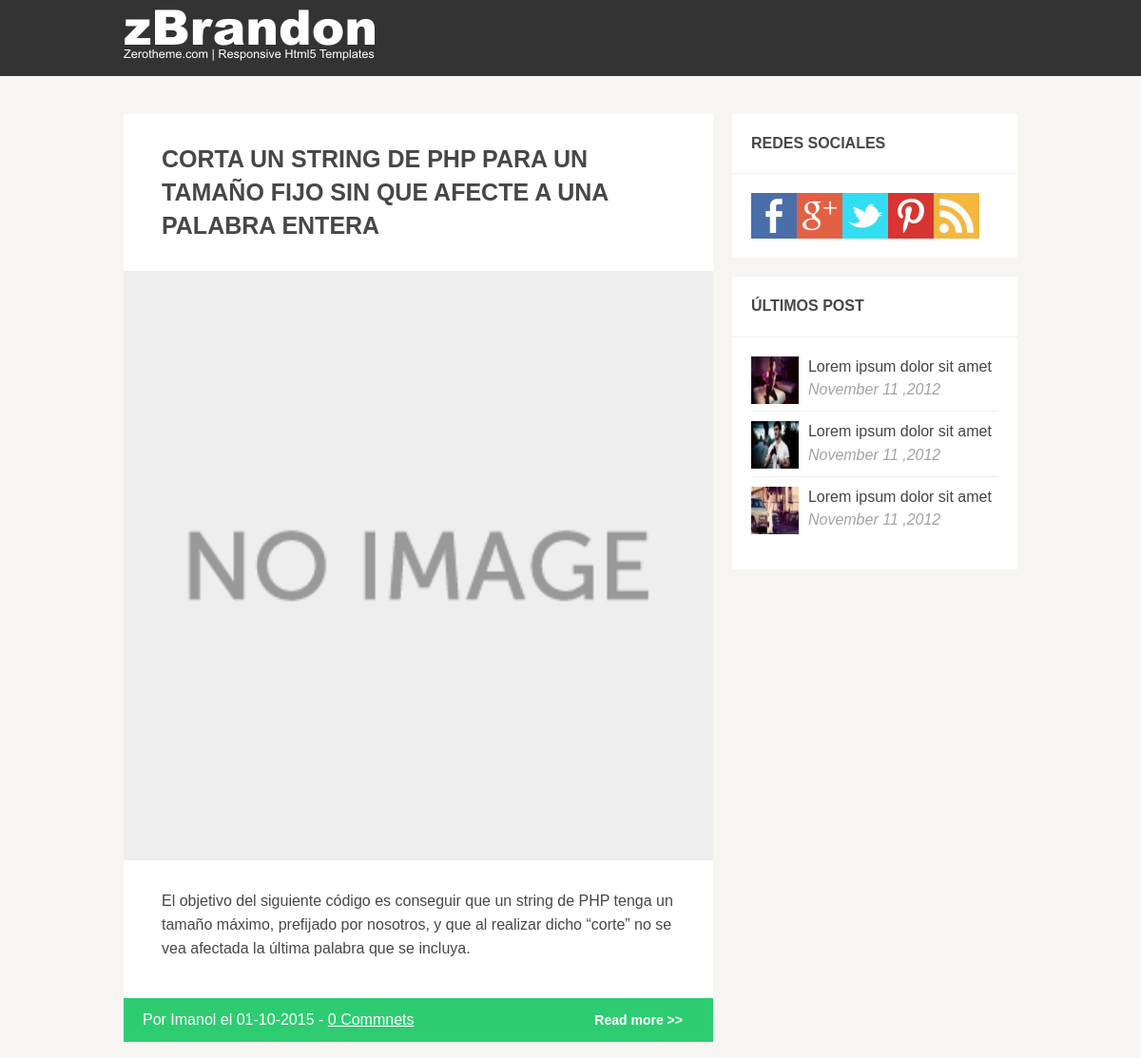
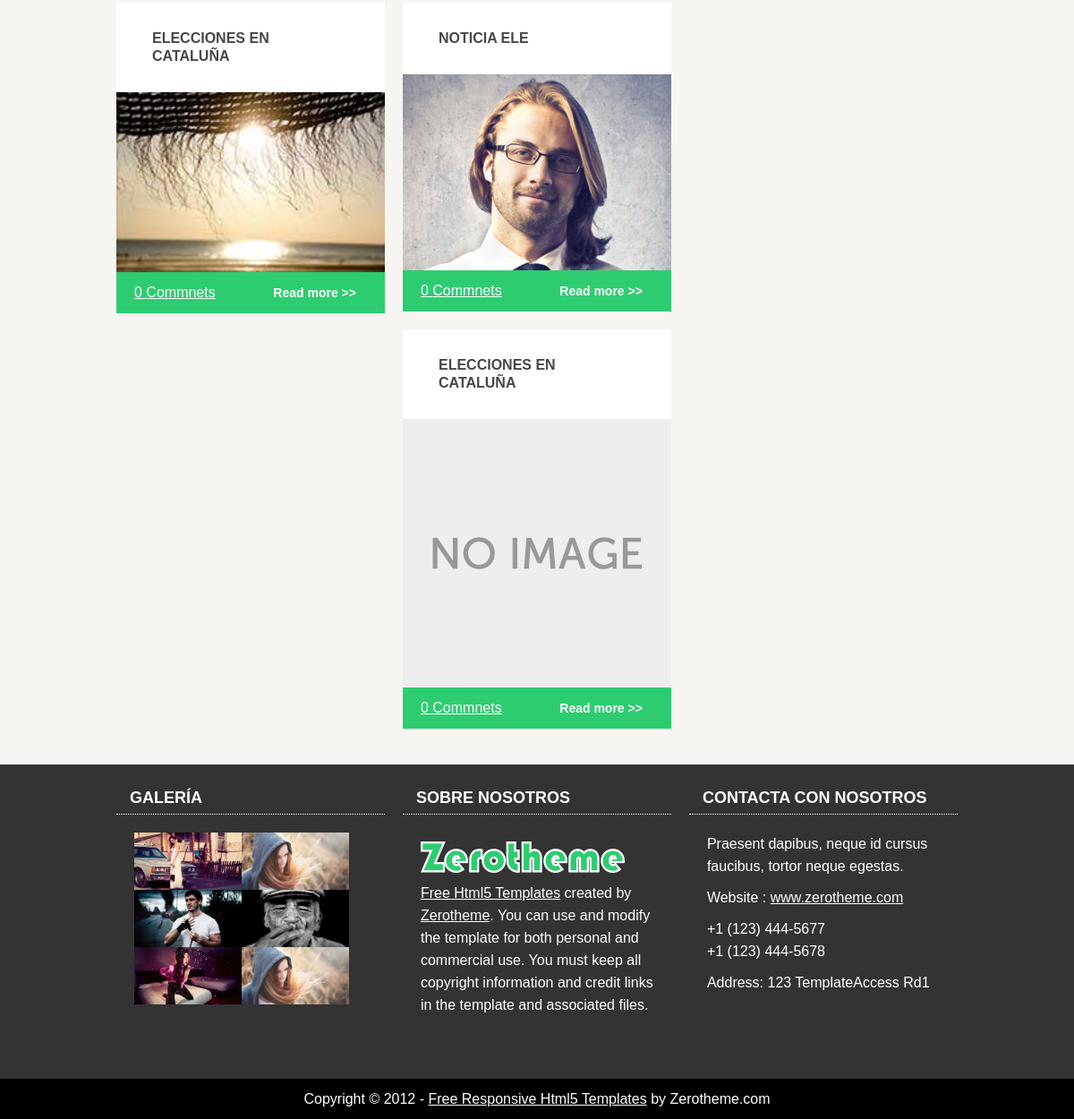
The app's page /004-blog-2/index.php with its own data (2 pictures, top to bottom).
### tables this page shows
CREATE TABLE IF NOT EXISTS `entradas` (
  `id` int(11) NOT NULL AUTO_INCREMENT,
  `titulo` tinytext NOT NULL,
  `texto` text NOT NULL,
  `imagen` text NOT NULL,
  `fecha` datetime NOT NULL,
  `id_usuario` int(11) NOT NULL,
  `visible` enum('si','no') NOT NULL,
  PRIMARY KEY (`id`)
);

CREATE TABLE IF NOT EXISTS `usuarios` (
  `id` int(11) NOT NULL AUTO_INCREMENT,
  `nombre` varchar(45) NOT NULL,
  `email` varchar(45) NOT NULL,
  `password` tinytext NOT NULL,
  `fecha` datetime NOT NULL,
  `rol` enum('editor','admin') NOT NULL,
  PRIMARY KEY (`id`)
);

### 004-blog-2/index.php (the view, shortened to what this page needs)
<?php
include './admin/inc/connect.php';
$sql="select entradas.id, entradas.titulo, entradas.texto, entradas.imagen, DATE_FORMAT(entradas.fecha, '%d-%m-%Y') as fechaMod, usuarios.nombre from entradas inner join usuarios on entradas.id_usuario=usuarios.id where entradas.visible='si' order by entradas.fecha DESC";
$result=  mysqli_query($link, $sql);
$nfilas=  mysqli_num_rows($result);
?>
<?php include './col/header.php'; ?>
<div id="main-content" class="col-2-3">
    <?php if($nfilas>0){ ?>
        <?php for($i=0;$i<$nfilas;$i++){ ?>
            <?php $fila=  mysqli_fetch_array($result) ?>
            <?php extract($fila)  ?>
            <?php
            $sql_com="select count(*) as total_comentarios from comentarios where id_entrada=$id  and visible='si' ";
            $result_com=  mysqli_query($link, $sql_com);
            $fila_com=  mysqli_fetch_array($result_com);
            $resumen = substr(strip_tags($texto), 0, 350);
            if (mb_strlen($resumen) == 350) {
                $posUltEsp = strrpos($resumen, " ");
                $resumen = substr($resumen, 0, $posUltEsp);
            }
            if (mb_strlen(strip_tags($texto), "UTF-8") > 350) {
                $resumen.="...";
            }
            ?>
            <?php if($i==0){ ?>
                <div class="row">
                    <div class="col-full">
                        <div class="wrap-col">
                            <article>
                                <div class="heading">
                                    <h2 class="title">
                                        <a href="view.php?id=<?=$id?>"><?=$titulo?></a>
                                    </h2>
                                </div>
                                <img src="admin/<?=$imagen?>"/>
                                <div class="content">
                                    <p><?=$resumen?></p>
                                </div>
                                <div class="extra">
                                    <div class="info">Por <?=$nombre?> el <?=$fechaMod?> -
                                        <a href="view.php?id=<?=$id?>">
                                            <?=$fila_com['total_comentarios']?> Commnets
                                        </a>
                                    </div>
                                    <div class="more">
                                        <a class="button" href="view.php?id=<?=$id?>">Read more >></a>
                                    </div>
                                </div>
                            </article>
                        </div>
                    </div>
                </div>
            <?php }else{ ?>
                    <div class="col-1-2">
                        <div class="wrap-col">
                            <article>
                                <div class="heading"><h2 class="title2">
                                        <a href="view.php?id=<?=$id?>"><?=$titulo?></a>
                                    </h2>
                                </div>
                                <img src="admin/<?=$imagen?>"/>
                                <div class="extra">
                                    <div class="info">
                                        <a href="view.php?id=<?=$id?>">
                                            <?=$fila_com['total_comentarios']?> Commnets
                                        </a>
                                    </div>
                                    <div class="more">
                                        <a class="button" href="view.php?id=<?=$id?>">Read more >></a>
                                    </div>
                                </div>
                            </article>
                        </div>
                    </div>
            <?php } ?>
        <?php } ?>
    <?php } ?>
</div>
<?php include './col/sidebar.php'; ?>
<?php include './col/footer.php'; ?>

### 004-blog-2/col/header.php (shortened to what this page needs)
<!DOCTYPE html>
<html lang="en">
    <head>
        <link rel="stylesheet" href="css/zerogrid.css">
        <link rel="stylesheet" href="css/style.css">
        <link rel="stylesheet" href="css/responsive.css">
    </head>
    <body>
        <div class="wrap-body">
            <header>
                <div class="wrap-header zerogrid">
                    <div id="logo"><a href="index.php"><img src="./images/logo.png"/></a></div>
                </div>
            </header>
            <section id="content">
                <div class="wrap-content zerogrid">
                    <div class="row block">

### 004-blog-2/col/sidebar.php (shortened to what this page needs)
<div id="sidebar" class="col-1-3">
    <div class="wrap-col">
        <div class="box">
            <div class="heading"><h4 class="title"><?=TITULO_SIDEBAR_SOCIAL?></h4></div>
            <div class="content">
                <div class="connect">
                    <a href="#"><img src="images/socials/facebook-icon.png" title="facebook"/></a><a href="#"><img src="images/socials/google-plus-icon.png" title="google plus"/></a><a href="#"><img src="images/socials/twitter-icon.png" title="twitter" /></a><a href="#"><img src="images/socials/pinterest-icon.png" title="pin"/></a><a href="#"><img src="images/socials/rss-icon.png" title="rss"/></a>
                </div>
            </div>
        </div>
        <div class="box">
            <div class="heading"><h4 class="title"><?=TITULO_SIDEBAR_POST_ULTIMOS?></h4></div>
            <div class="content">
                <div class="post">
                    <img src="images/img1[thumb].jpg"/>
                    <h5 class="title"><a href="#">Lorem ipsum dolor sit amet</a></h5>
                    <p>November 11 ,2012</p>
                </div>
                <div class="post">
                    <img src="images/img3[thumb].jpg"/>
                    <h5 class="title"><a href="#">Lorem ipsum dolor sit amet</a></h5>
                    <p>November 11 ,2012</p>
                </div>
                <div class="post last">
                    <img src="images/img5[thumb].jpg"/>
                    <h5 class="title"><a href="#">Lorem ipsum dolor sit amet</a></h5>
                    <p>November 11 ,2012</p>
                </div>
            </div>
        </div>
    </div>
</div>

### 004-blog-2/col/footer.php
</div>
</div>
</section>
<footer>
    <div class="wrap-footer zerogrid">
        <div class="row">
            <div class="col-1-3">
                <div class="wrap-col">
                    <div class="box">
                        <div class="heading"><h4 class="title"><?=TITULO_FOOTER_GALERIA?></h4></div>
                        <div class="content gallery">
                            <a href="#"><img src="images/img5.jpg" width="120"/></a><a href="#"><img src="images/img4.jpg" width="120"/></a><a href="#"><img src="images/img3.jpg" width="120"/></a><a href="#"><img src="images/img2.jpg" width="120"/></a><a href="#"><img src="images/img1.jpg" width="120"/></a><a href="#"><img src="images/img4.jpg" width="120"/></a>
                        </div>
                    </div>
                </div>
            </div>
            <div class="col-1-3">
                <div class="wrap-col">
                    <div class="box">
                        <div class="heading"><h4 class="title"><?=TITULO_FOOTER_US?></h4></div>
                        <div class="content">
                            <a href="http://www.zerotheme.com" target="_blank"><img src="images/zerotheme.png" style="border: 0px; margin: 10px 0;"/></a>
                            <p><a href="http://www.zerotheme.com" target="_blank">Free Html5 Templates</a> created by <a href="http://www.zerotheme.com">Zerotheme</a>. You can use and modify the template for both personal and commercial use. You must keep all copyright information and credit links in the template and associated files.</p>
                        </div>
                    </div>
                </div>
            </div>
            <div class="col-1-3">
                <div class="wrap-col">
                    <div class="box">
                        <div class="heading"><h4 class="title"><?=TITULO_FOOTER_CONTACTO?></h4></div>
                        <div class="content">
                            <p>Praesent dapibus, neque id cursus faucibus, tortor neque egestas.</p>
                            <p>Website : <a href="http://www.zerotheme.com" target="_blank">www.zerotheme.com</a></p>
                            <p>+1 (123) 444-5677 <br/> +1 (123) 444-5678</p>
                            <p>Address: 123 TemplateAccess Rd1</p>
                        </div>
                    </div>
                </div>
            </div>
        </div>
    </div>
    <div class="copyright">
        <p>Copyright © 2012 - <a href="http://www.zerotheme.com" target="_blank">Free Responsive Html5 Templates</a> by Zerotheme.com</p>
    </div>
</footer>
</div>
</body></html>

### 004-blog-2/css/zerogrid.css (style rules this page uses)
.zerogrid { width: 960px; position: relative; margin: 0 auto; padding: 0px; }
.zerogrid:after { content: "\0020"; display: block; height: 0; clear: both; visibility: hidden; }
.zerogrid .row:before,.row:after { content: '\0020'; display: block; overflow: hidden; visibility: hidden; width: 0; height: 0; }
.zerogrid .row:after { clear: both; }
.zerogrid .row { zoom: 1; }
.zerogrid .wrap-col { margin:10px; }
.zerogrid .col-1-2, .zerogrid .col-1-3, .zerogrid .col-2-3, .zerogrid .col-1-4, .zerogrid .col-2-4, .zerogrid .col-3-4, .zerogrid .col-1-5, .zerogrid .col-2-5, .zerogrid .col-3-5, .zerogrid .col-4-5, .zerogrid .col-1-6, .zerogrid .col-2-6, .zerogrid .col-3-6, .zerogrid .col-4-6, .zerogrid .col-5-6 { float:left; display: inline-block; }
.zerogrid .col-full { width:100%; }
.zerogrid .col-1-2 { width:50%; }
.zerogrid .col-1-3 { width:33.33%; }
.zerogrid .col-2-3 { width:66.66%; }

### 004-blog-2/css/responsive.css (style rules this page uses)
html { -webkit-text-size-adjust: none; }
img { max-width:100%; height: auto; width: auto\9; }

### records on screen
entradas: titulo "CORTA UN STRING DE PHP PARA UN TAMAÑO FIJO SIN QUE AFECTE A UNA PALABRA ENTERA", imagen (placeholder picture), texto "El objetivo del siguiente código es conseguir que un string de PHP tenga un tamaño máximo, prefijado por nosotros, y que al realizar dicho “corte” no se vea afectada la última palabra que se incluya.", id_usuario.nombre "Imanol", fechaMod "01-10-2015", total_comentarios "0"
entradas: titulo "ELECCIONES EN CATALUÑA", imagen (picture), total_comentarios "0"
entradas: titulo "NOTICIA ELE", imagen (picture), total_comentarios "0"
entradas: titulo "ELECCIONES EN CATALUÑA", imagen (placeholder picture), total_comentarios "0"

### other values on screen
TITULO_SIDEBAR_SOCIAL "REDES SOCIALES"
TITULO_SIDEBAR_POST_ULTIMOS "ÚLTIMOS POST"
TITULO_FOOTER_GALERIA "GALERÍA"
TITULO_FOOTER_US "SOBRE NOSOTROS"
TITULO_FOOTER_CONTACTO "CONTACTA CON NOSOTROS"
